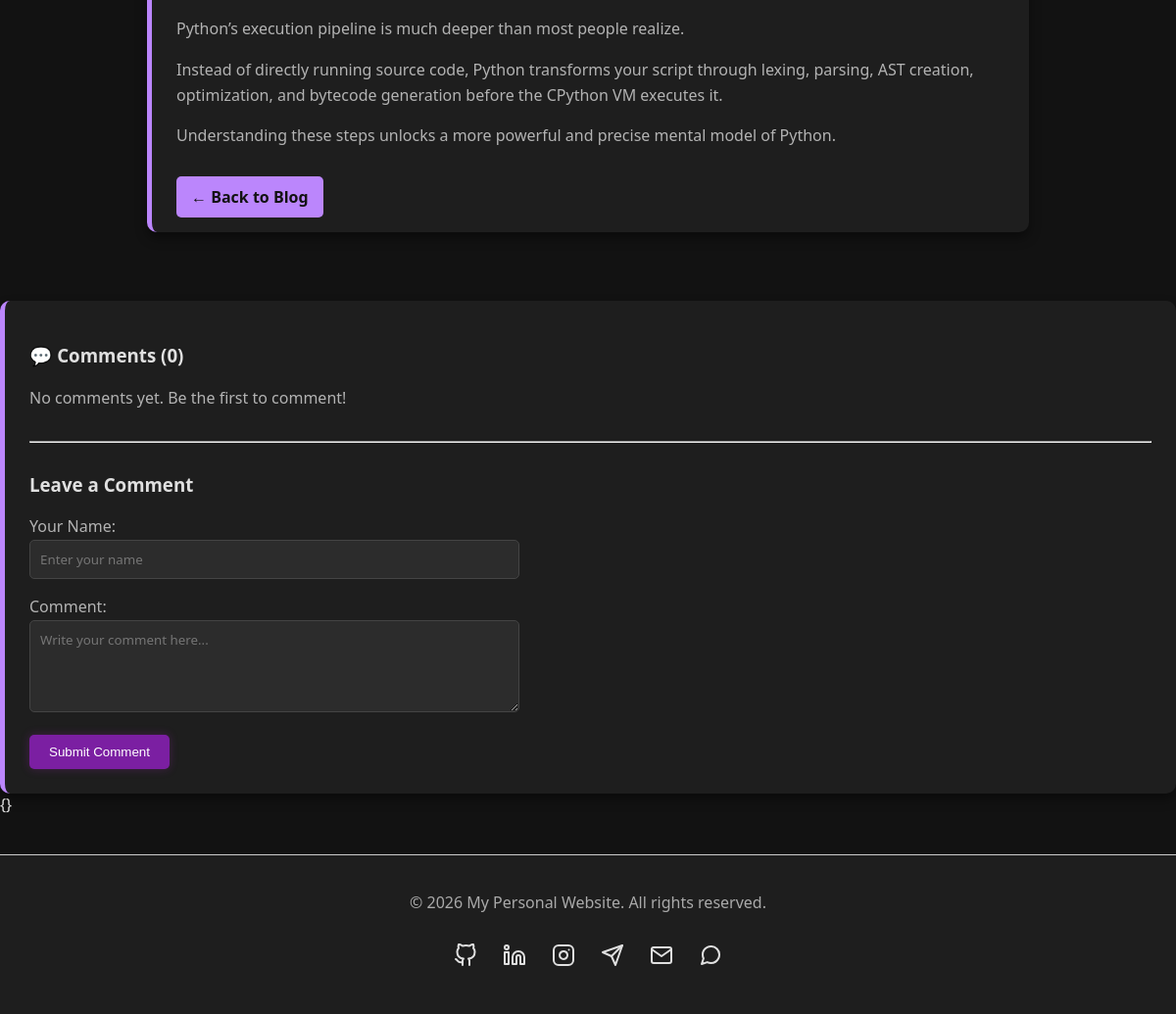
Before: /blog/1/ (lower part) with the older database file.
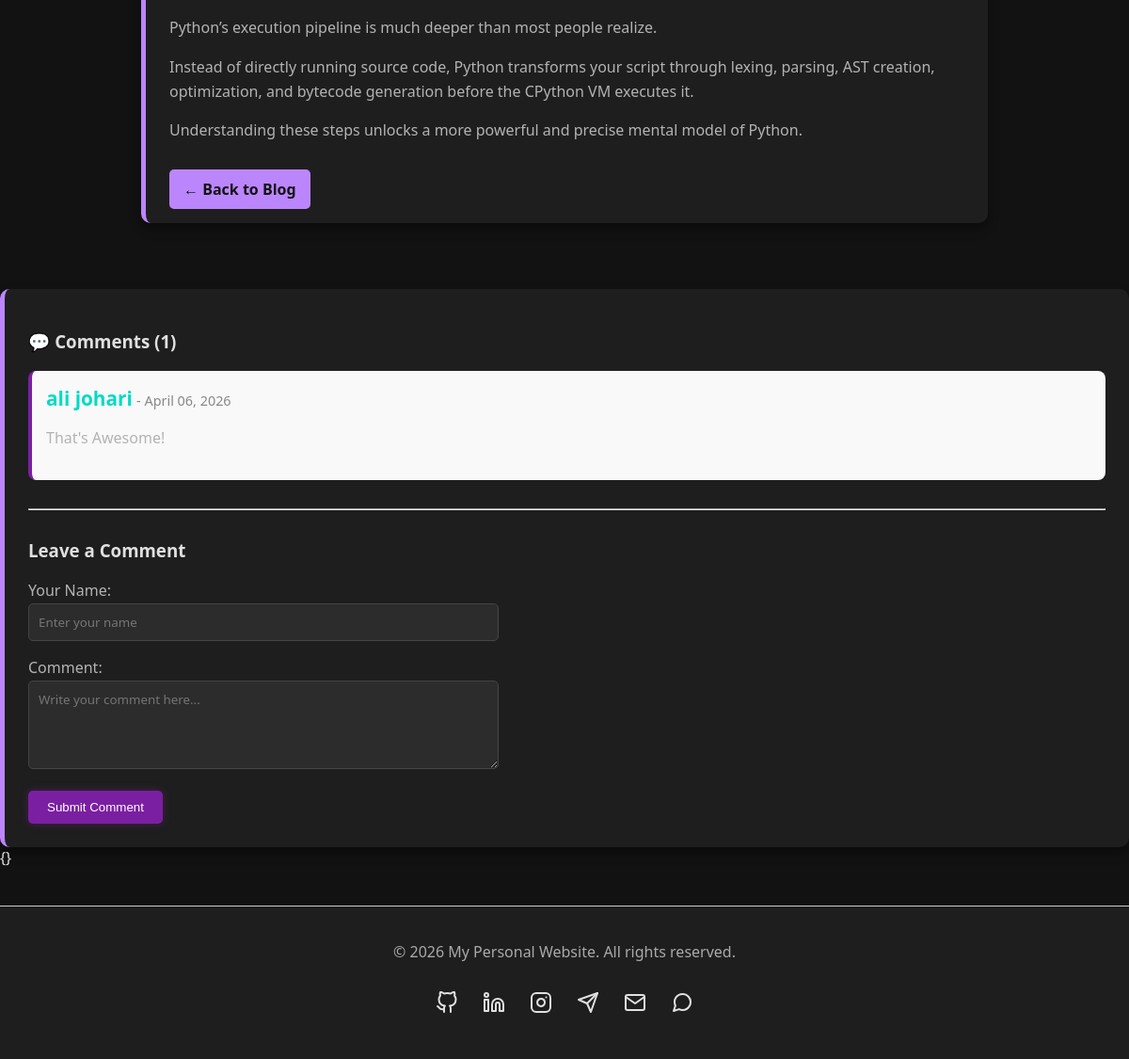
After: the same page with the newer database file.
### blog/models.py (models this page shows, shortened)
class Post(models.Model):
    title = models.CharField(max_length=200)
    content = HTMLField()
    created_on = models.DateTimeField(auto_now_add=True)
    image = models.ImageField(upload_to='blog_images/', blank=True, null=True)
    categories = models.ManyToManyField(Category, blank=True)

class Comment(models.Model):
    post = models.ForeignKey(Post, on_delete=models.CASCADE, related_name='comments')
    name = models.CharField(max_length=80, verbose_name="Your Name")
    body = models.TextField(verbose_name="Comment")
    created_at = models.DateTimeField(auto_now_add=True)
    active = models.BooleanField(default=True)
    class Meta:
        ordering = ['created_at']

### blog/views.py (the view)
# urls.py: path('blog/<int:post_id>/', blog_views.post_detail, name='post_detail'),
def post_detail(request, post_id):
    post = get_object_or_404(Post, id=post_id)
    comments = post.comments.filter(active=True)
    new_comment = None
    if request.method == 'POST':
        comment_form = CommentForm(data=request.POST)
        if comment_form.is_valid():
            new_comment = comment_form.save(commit=False)
            new_comment.post = post
            new_comment.save()
    else:
        comment_form = CommentForm()
    context = {
        'post': post,
        'comments': comments,
        'new_comment': new_comment,
        'comment_form': comment_form
    }
    return render(request, 'blog/post_detail.html', context)

### blog/forms.py
class CommentForm(forms.ModelForm):
    class Meta:
        model = Comment
        fields = ('name', 'body')
        widgets = {
            'name': forms.TextInput(attrs={'class': 'form-control', 'placeholder': 'Enter your name'}),
            'body': forms.Textarea(attrs={'class': 'form-control', 'rows': 4, 'placeholder': 'Write your comment here...'}),
        }

### templates/blog/post_detail.html (shortened to what this page needs)
{% extends 'base.html' %}
{% load static %}
{% block content %}
<div class="container">
    <div class="section-card">
        <br><br>
        <p style="color: #e0e0e0; font-size: 1.1em; line-height: 1.8;">
            {{ post.content|safe }}
        </p>
        <br>
        <a href="{% url 'blog' %}" style="background-color: #bb86fc; color: #121212; padding: 10px 15px; text-decoration: none; border-radius: 5px; font-weight: bold;">
            ← Back to Blog
        </a>
    </div>
</div>
{% include 'components/comments.html' %}
{% endblock %}

### templates/base.html (shortened to what this page needs)
{% load static %}
<!DOCTYPE html>
<html lang="en">
<head>
    <link rel="stylesheet" href="{% static 'css/style.css' %}">
</head>
<body>
    <main style="min-height: 70vh;">
        {% block content %}
        {% endblock %}
    </main>
    {% include 'components/footer.html' %}
</body>
</html>

### templates/components/comments.html (shortened to what this page needs)
<div class="comments-section section-card" style="margin-top: 40px;">
    <h3>💬 Comments ({{ comments.count }})</h3>
    <div class="existing-comments">
        {% for comment in comments %}
            <div class="comment-box" style="background-color: #f9f9f9; padding: 15px; border-radius: 8px; margin-bottom: 15px; border-left: 4px solid #7b1fa2;">
                <strong>{{ comment.name }}</strong>
                <span style="color: #888; font-size: 0.9em;">- {{ comment.created_at|date:"F d, Y" }}</span>
                <p style="margin-top: 10px;">{{ comment.body|linebreaks }}</p>
            </div>
        {% empty %}
            <p>No comments yet. Be the first to comment!</p>
        {% endfor %}
    </div>
    <hr style="margin: 30px 0;">
    <div class="add-comment">
        <h3>Leave a Comment</h3>
        {% if new_comment %}
            <div style="background-color: #d4edda; color: #155724; padding: 10px; border-radius: 5px; margin-bottom: 15px;">
                Your comment has been added successfully!
            </div>
        {% else %}
            <form method="post" style="max-width: 500px;">
                {{ comment_form.as_p }}
                <button type="submit" class="btn-blog" style="padding: 10px 20px; background-color: #7b1fa2; color: white; border: none; border-radius: 5px; cursor: pointer;">
                    Submit Comment
                </button>
            </form>
        {% endif %}
    </div>
</div>

### templates/components/footer.html
{}
<footer class="site-footer" style="text-align: center; padding: 20px; margin-top: 40px; border-top: 1px solid #ccc;">
    <p>&copy; 2026 My Personal Website. All rights reserved.</p>
    {% include 'components/social_links.html' %}
</footer>

### templates/components/social_links.html (shortened to what this page needs)
<div class="social-icons">
    <a href="https://github.com/YourUsername" class="icon-github" target="_blank" rel="noopener noreferrer" title="GitHub">
    </a>
    <a href="https://linkedin.com/in/YourUsername" class="icon-linkedin" target="_blank" rel="noopener noreferrer" title="LinkedIn">
    </a>
    <a href="https://instagram.com/YourUsername" class="icon-instagram" target="_blank" rel="noopener noreferrer" title="Instagram">
    </a>
    <a href="https://t.me/YourUsername" class="icon-telegram" target="_blank" rel="noopener noreferrer" title="Telegram">
        <svg xmlns="http://www.w3.org/2000/svg" width="24" height="24" viewBox="0 0 24 24" fill="none" stroke="currentColor" stroke-width="2" stroke-linecap="round" stroke-linejoin="round">
            <line x1="22" y1="2" x2="11" y2="13"></line>
            <polygon points="22 2 15 22 11 13 2 9 22 2"></polygon>
        </svg>
    </a>
    <a href="mailto:alitehranijohari1384@gmail.com" class="icon-email" title="Email">
    </a>
    <a href="https://ble.ir/alijt05" class="icon-bale" target="_blank" rel="noopener noreferrer" title="Bale">
    </a>
</div>

### static/css/style.css (style rules this page uses)
body { font-family: 'Segoe UI', Tahoma, Geneva, Verdana, sans-serif; background-color: #121212; color: #e0e0e0; margin: 0; padding: 0; }
.container { display: flex; flex-direction: column; gap: 30px; padding: 30px; max-width: 900px; margin: 0 auto; }
.section-card { background-color: #1e1e1e; padding: 25px; border-radius: 10px; box-shadow: 0 6px 12px rgba(0,0,0,0.4); border-left: 5px solid #bb86fc; }
strong { color: #03dac6; font-size: 1.3em; }
p, small { color: #b3b3b3; line-height: 1.6; }
input[type="text"], input[type="email"], textarea { width: 100%; padding: 10px; background-color: #2c2c2c; border: 1px solid #444; color: #ffffff; border-radius: 5px; font-family: inherit; box-sizing: border-box; }
.btn-blog { background-color: #9c27b0; box-shadow: 0 0 10px rgba(156, 39, 176, 0.3); border-radius: 5px; text-decoration: none; display: inline-block; color:white; }
.social-icons { display: flex; justify-content: center; align-items: center; gap: 10px; flex-wrap: wrap; margin: 20px 0; }
.social-icons a { display: inline-flex; color: #e0e0e0; transition: all 0.3s ease; padding: 8px; border-radius: 50%; background-color: transparent; }
.site-footer { text-align: center; padding: 20px; margin-top: 40px; border-top: 1px solid #444; background-color: #1e1e1e; }
.site-footer p { color: #aaa; margin-bottom: 15px; }

Changed rows visible on the page:
added Comment: name "ali johari", created_at "April 06, 2026", body "That's Awesome!"
Other visible differences:
{{ comments.count }}: "0" → "1"
text no longer shown: "No comments yet. Be the first to comment!"
